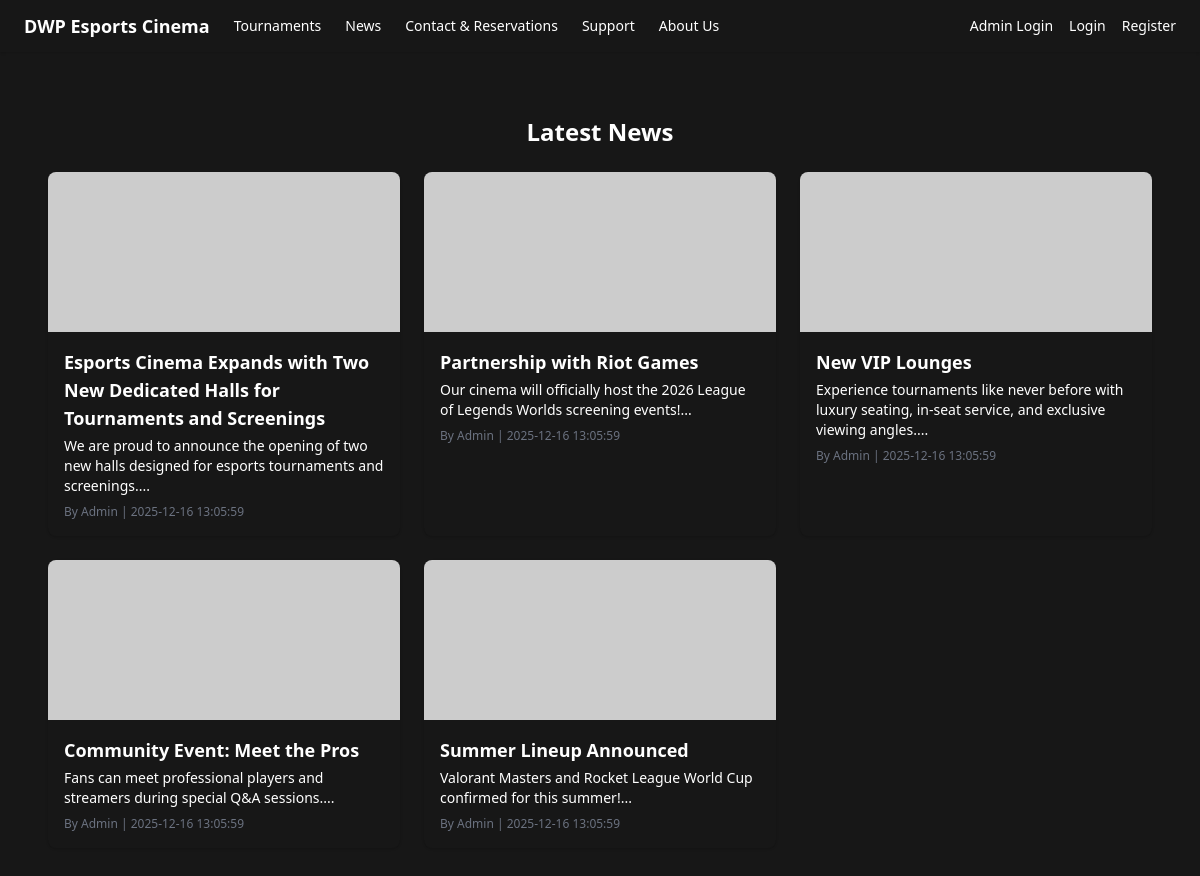
Page /news.php on the committed database.
### tables this page shows
CREATE TABLE News (
    newsID INT PRIMARY KEY AUTO_INCREMENT,
    newsTitle VARCHAR(255) NOT NULL,
    newsContent TEXT NOT NULL,
    newsAuthor VARCHAR(100) NOT NULL,
    newsImage VARCHAR(255),
    newsCreatedAt DATETIME DEFAULT CURRENT_TIMESTAMP
);

### news.php (the view, shortened to what this page needs)
<?php
include __DIR__ . '/includes/navbar.php';
$pdo = Database::getInstance();
$stmt = $pdo->query("
    SELECT newsID,
           newsTitle,
           newsContent,
           newsAuthor,
           newsImage,
           newsCreatedAt
    FROM News
    ORDER BY newsCreatedAt DESC
");
$news = $stmt->fetchAll(PDO::FETCH_ASSOC);
?>
<!DOCTYPE html>
<html lang="en">
<head>
    <script src="https://cdn.tailwindcss.com"></script>
</head>
<body class="bg-neutral-900 text-white">
    <main class="max-w-6xl mx-auto px-6 py-16">
        <h2 class="text-2xl font-semibold mb-6 text-center">Latest News</h2>
        <div class="grid md:grid-cols-3 gap-6">
            <?php foreach ($news as $n): ?>
                <a href="news_article.php?newsID=<?= $n['newsID'] ?>" class="block bg-neutral-900 rounded-lg shadow hover:shadow-lg transition overflow-hidden">
                    <?php if ($n['newsImage']): ?>
                        <img src="<?= htmlspecialchars($n['newsImage']) ?>" alt="<?= htmlspecialchars($n['newsTitle']) ?>" class="w-full h-40 object-cover">
                    <?php endif; ?>
                    <div class="p-4">
                        <h3 class="font-semibold text-lg"><?= htmlspecialchars($n['newsTitle']) ?></h3>
                        <p class="text-white text-sm mt-1"><?= htmlspecialchars(substr($n['newsContent'], 0, 120)) ?>...</p>
                        <p class="text-gray-500 text-xs mt-2">By <?= htmlspecialchars($n['newsAuthor']) ?> | <?= htmlspecialchars($n['newsCreatedAt']) ?></p>
                    </div>
                </a>
            <?php endforeach; ?>
        </div>
    </main>
</body>
</html>

### rows in the picture
news: newsTitle "Esports Cinema Expands with Two New Dedicated Halls for Tournaments and Screenings", newsContent "We are proud to announce the opening of two new halls designed for esports tournaments and screenings.", newsAuthor "Admin", newsCreatedAt "2025-12-16 13:05:59"
news: newsTitle "Partnership with Riot Games", newsContent "Our cinema will officially host the 2026 League of Legends Worlds screening events!", newsAuthor "Admin", newsCreatedAt "2025-12-16 13:05:59"
news: newsTitle "New VIP Lounges", newsContent "Experience tournaments like never before with luxury seating, in-seat service, and exclusive viewing angles.", newsAuthor "Admin", newsCreatedAt "2025-12-16 13:05:59"
news: newsTitle "Community Event: Meet the Pros", newsContent "Fans can meet professional players and streamers during special Q&A sessions.", newsAuthor "Admin", newsCreatedAt "2025-12-16 13:05:59"
news: newsTitle "Summer Lineup Announced", newsContent "Valorant Masters and Rocket League World Cup confirmed for this summer!", newsAuthor "Admin", newsCreatedAt "2025-12-16 13:05:59"
